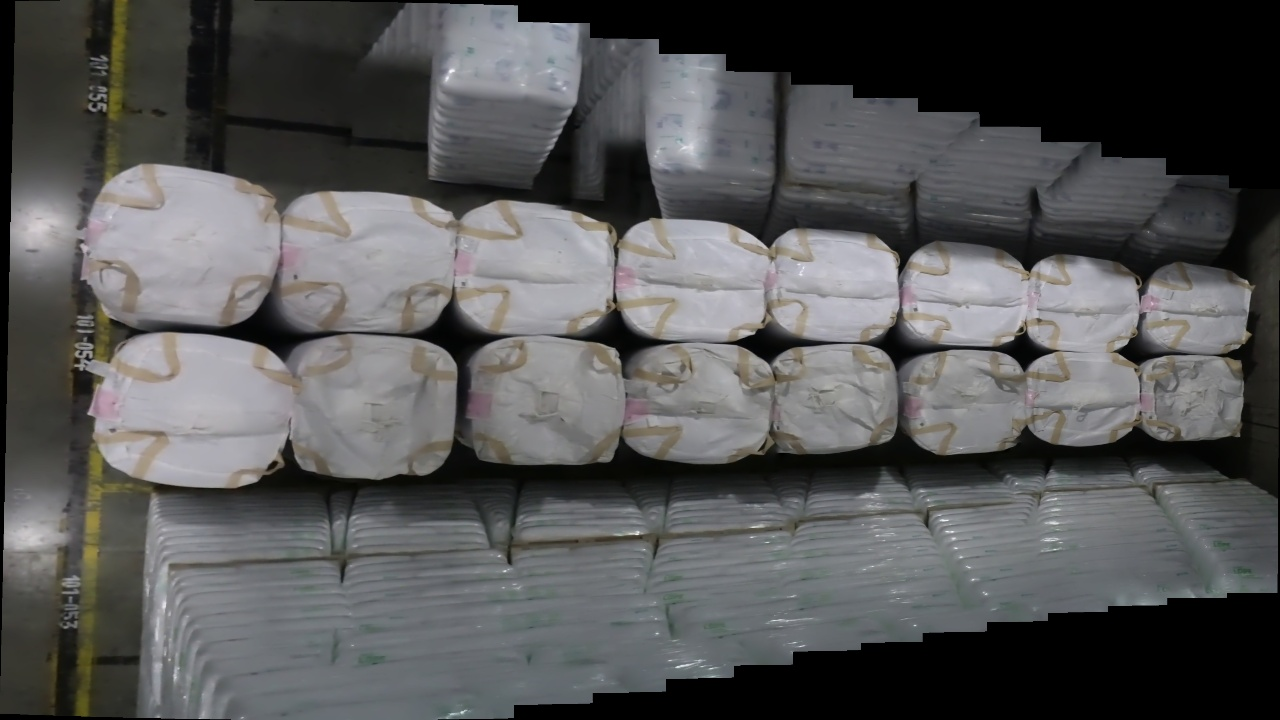
#> input picture stitchedOutput0.jpg, 1280 x 720 px
$ python processed_stitched.py
#> lines starting #> are read from the running program, lines starting #| are printed output that depends on the picture; after the words box and inside, x2 and y2 are one past the last pixel; in counts of white or black regions, pixels touching at a corner belong together
import cv2
import numpy as np
import imutils

stitched = cv2.imread('stitchedOutput0.jpg')
#> stitched is the input picture: shape (720, 1280, 3); mean B, G, R 86.1, 85.8, 85.6
stitched = cv2.copyMakeBorder(stitched, 10, 10, 10, 10, cv2.BORDER_CONSTANT, (0,0,0))
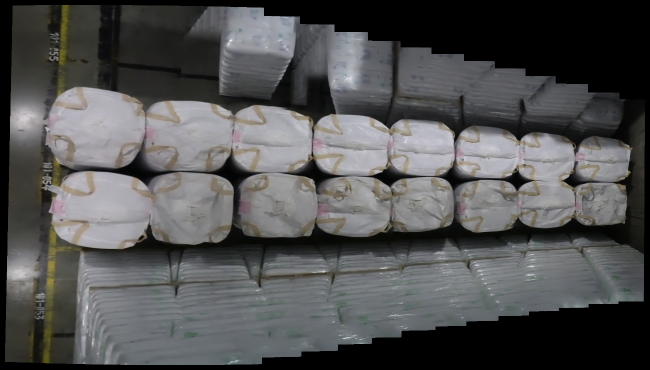
#> stitched: shape (740, 1300, 3) (shown at 1/2 size); mean B, G, R 82.5, 82.2, 82
gray = cv2.cvtColor(stitched, cv2.COLOR_BGR2GRAY)
thresh_img = cv2.threshold(gray, 0, 255 , cv2.THRESH_BINARY)[1]
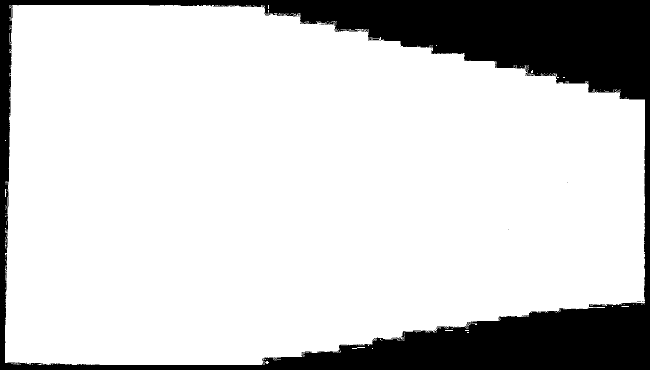
#> thresh_img: shape (740, 1300) (shown at 1/2 size); 81.4% white; 57 black regions (56 under 20 px)

cv2.imshow("Threshold Image", thresh_img)
cv2.waitKey(0)

contours = cv2.findContours(thresh_img.copy(), cv2.RETR_EXTERNAL, cv2.CHAIN_APPROX_SIMPLE)
#> contours = 254 contours, 252 with area under 20; largest, box (x1, y1, x2, y2) and area: (10, 10, 1290, 730) 779712, (704, 694, 730, 698) 24

contours = imutils.grab_contours(contours)
areaOI = max(contours, key=cv2.contourArea)
#> areaOI = contour of 2186 points, box (x1, y1, x2, y2) (10, 10, 1290, 730), area 779712

peri = cv2.arcLength(areaOI, True)  # contour perimeter
#> peri = 5807.7
approx = cv2.approxPolyDP(areaOI, 0.02 * peri, True)
#> approx = [[23, 10], [10, 725], [1288, 608], [1289, 199]]

cv2.drawContours(thresh_img, [approx], -1, (0, 255, 0), 2)
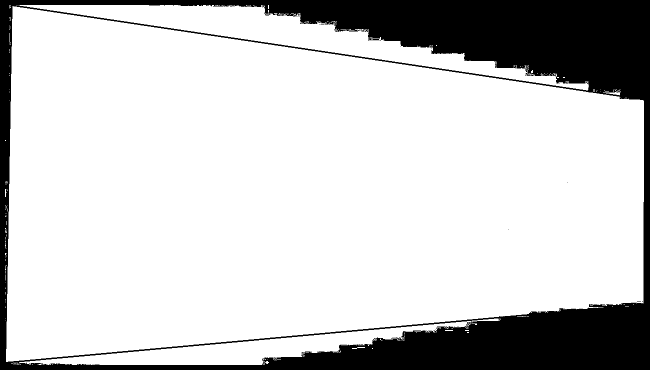
#> thresh_img: shape (740, 1300) (shown at 1/2 size); 80.5% white; 54 black regions (53 under 20 px), largest, box (x1, y1, x2, y2) and area: (0, 0, 1300, 740) 187563
cv2.imshow("Threshold Image", thresh_img)
cv2.waitKey(0)

src_pts = approx.reshape(-1, 2).astype(np.float32)
#> src_pts = [[23, 10], [10, 725], [1288, 608], [1289, 199]]

height, width = 1280, 720
dst_pts = np.float32([
    [0, 0],             # top-left
    [width, 0],     # top-right
    [width, height],  # bottom-right
    [0, height]     # bottom-left
])

M = cv2.getPerspectiveTransform(src_pts, dst_pts)
#> M = [[-0.15, 1.01, -6.6], [0.573, 0.0104, -13.29], [-0.000336, 6.23e-06, 1]]

warped = cv2.warpPerspective(stitched, M, (width, height))
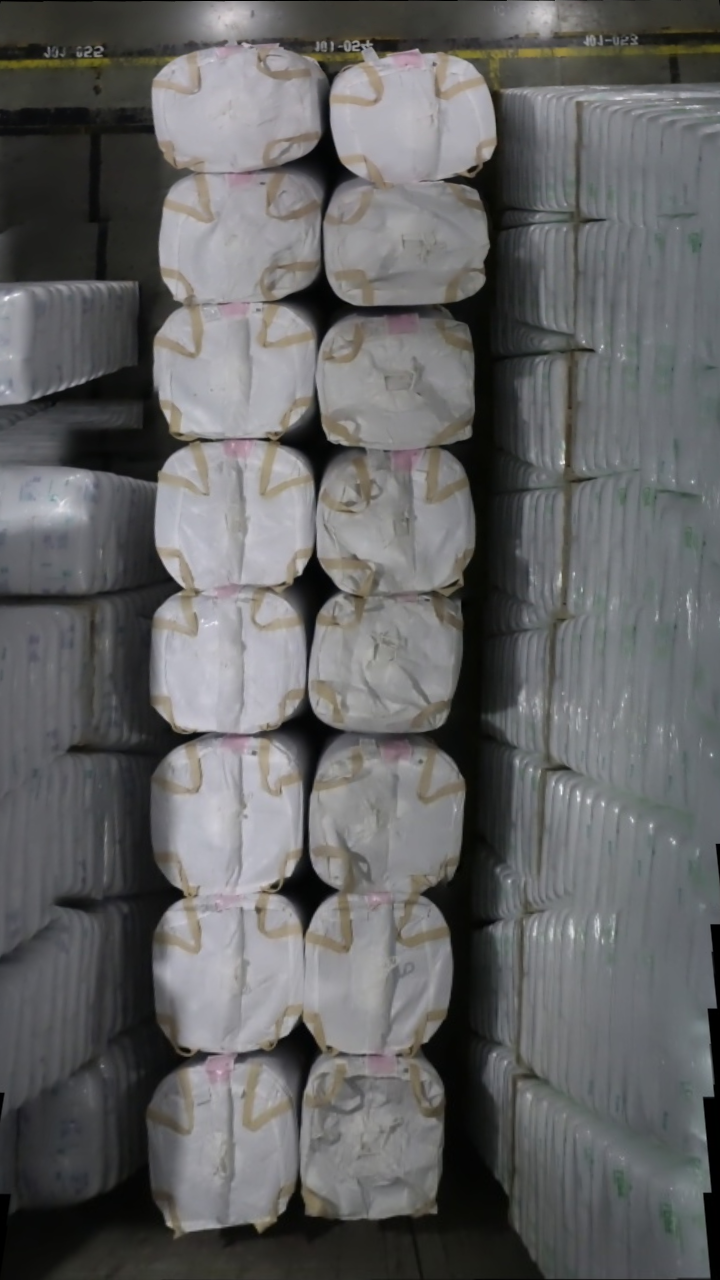
#> warped: shape (1280, 720, 3); mean B, G, R 100.4, 99.9, 99.6
warped = cv2.rotate(warped, cv2.ROTATE_90_COUNTERCLOCKWISE)
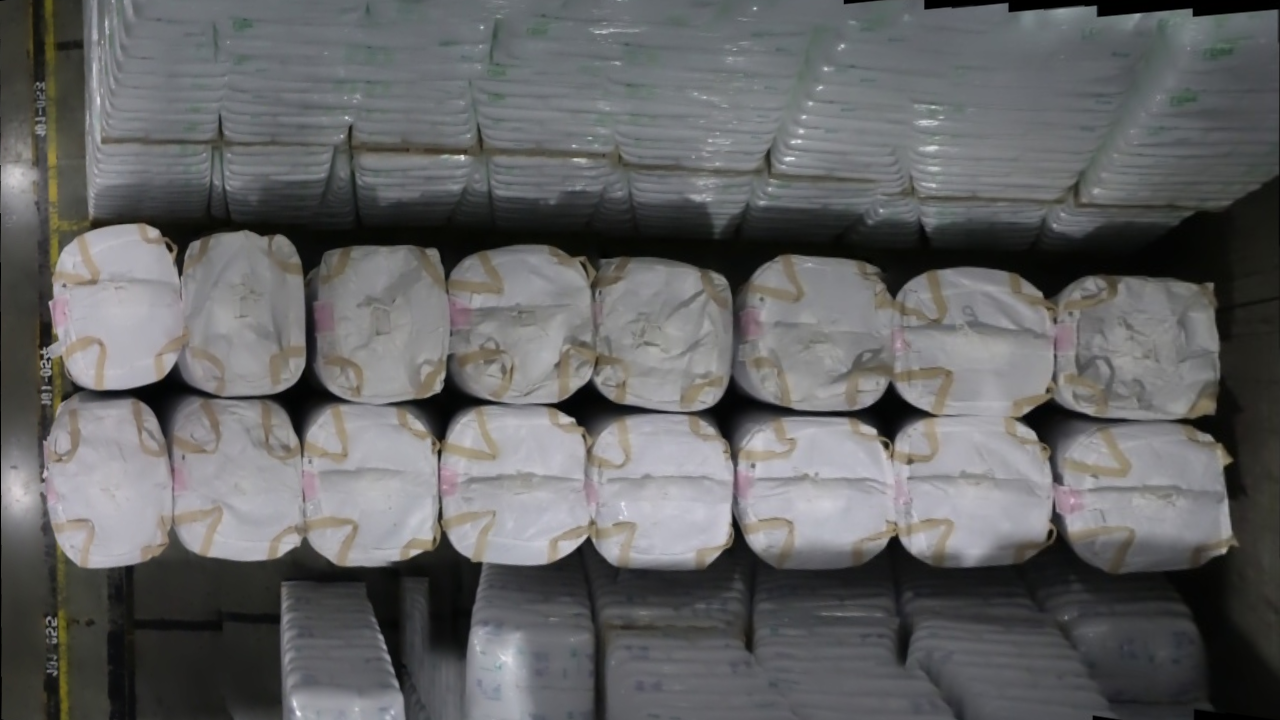
#> warped: shape (720, 1280, 3); mean B, G, R 100.4, 99.9, 99.6

img_height, img_width, _ = warped.shape
#> img_height = 720; img_width = 1280

warped = warped[100:img_height-100, 0:img_width]
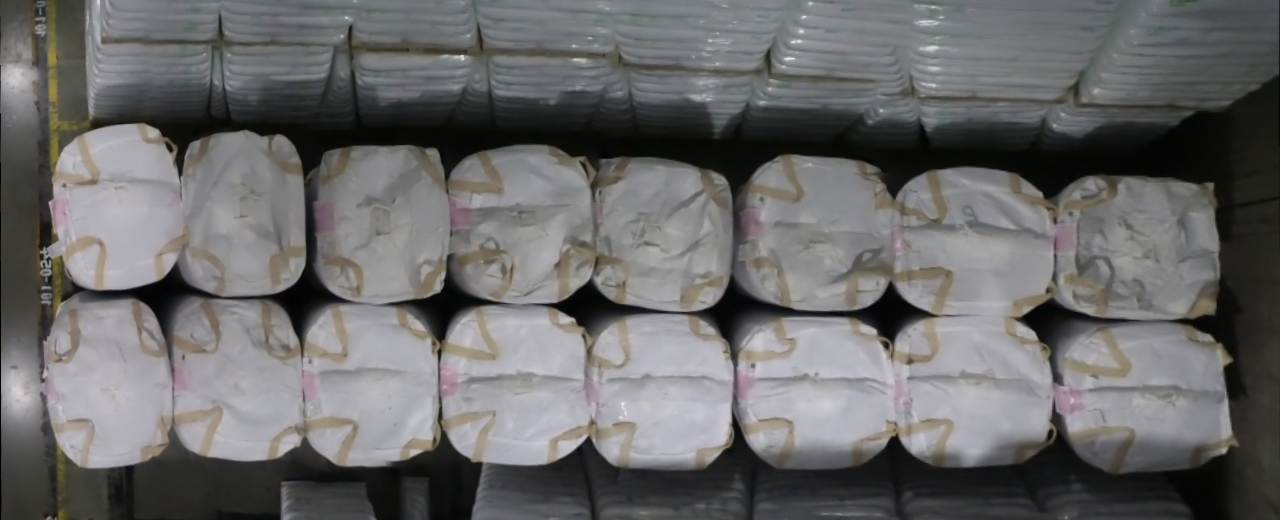
#> warped: shape (520, 1280, 3); mean B, G, R 105.1, 105, 105.6

cv2.imshow('warped stitched', warped)
cv2.imwrite('warped_stitched.jpg', warped)
cv2.waitKey(0)
